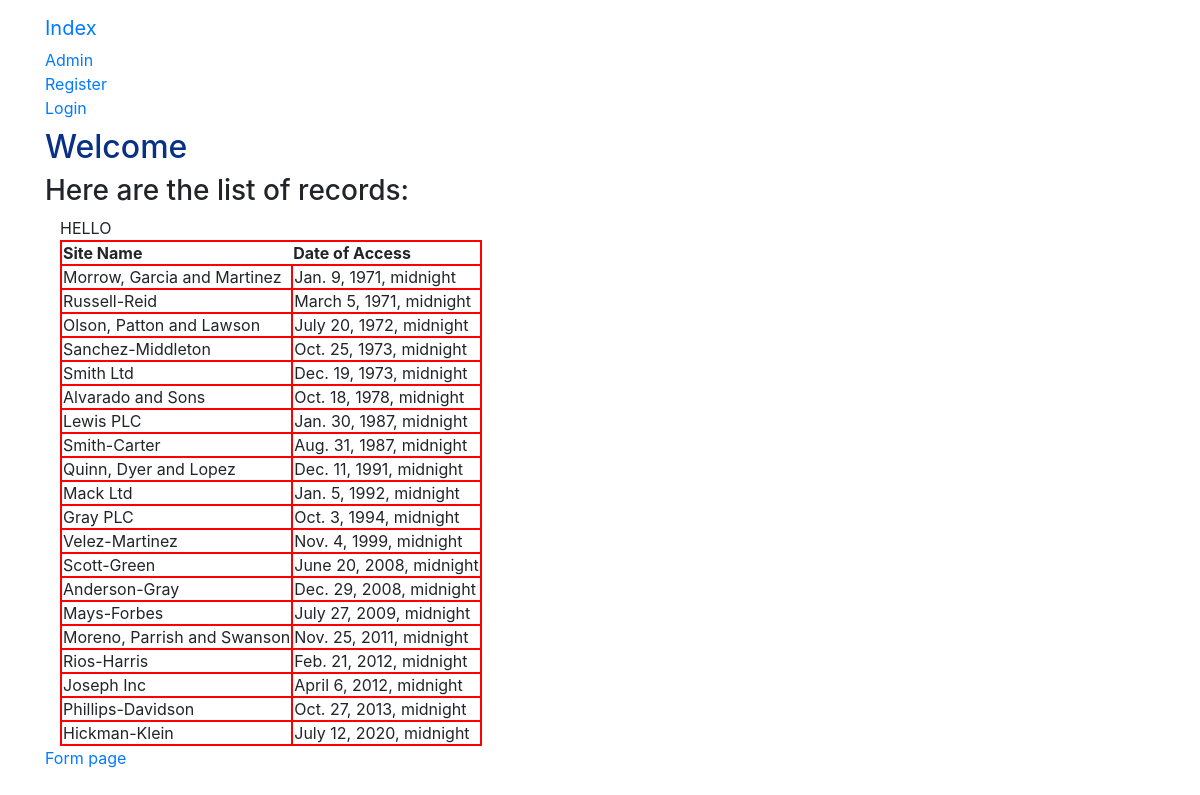
The page / on the database its author committed.
### firstapp/models.py (models this page shows, shortened)
class AccessRecord(models.Model):
    name = models.ForeignKey(Webpage,on_delete=models.CASCADE)
    date = models.DateTimeField()

class Webpage(models.Model):
    topics = models.ForeignKey(Topic,on_delete=models.CASCADE)
    name = models.CharField(max_length=200, unique=True)
    url = models.URLField(unique=True)
    def __str__(self):
        return self.name

### firstapp/views.py (the view)
# urls.py: path('', views.index, name="index"),
def index(request):
    webpage_list = AccessRecord.objects.order_by('date')
    date_dict={'records':webpage_list,'testing':'hello world'}
    return render(request,'firstapp/index.html',context=date_dict)

### templates/firstapp/index.html (shortened to what this page needs)
{%extends 'firstapp/base.html'%}
{% load static%}
{%block body_block%}
<link rel="stylesheet" href="{%static 'styles/styles.css'%}">
<h2>Welcome</h2>
<h3>Here are the list of records:</h3>
<div class="container">
    {{testing|cut:'world'|upper}}
    {%if records %}
    <table>
        <thead>
            <th>Site Name</th>
            <th>Date of Access</th>
        </thead>
        {%for rcd in records%}
        <tr>
            <td>{{rcd.name}}</td>
            <td>{{rcd.date}}</td>
        </tr>
        {%endfor%}
    </table>
    {%else%}
    <h2>No records found</h2>
    {%endif%}
</div>
<a href="{%url 'form'%}">Form page</a>
{%endblock%}

### static/styles/styles.css (style rules this page uses)
h2 { color:rgb(7, 48, 134); }
table,tr,td { border: 2px solid red; }

### rows shown on the page
AccessRecord: name "Morrow, Garcia and Martinez", date "Jan. 9, 1971, midnight"
AccessRecord: name "Russell-Reid", date "March 5, 1971, midnight"
AccessRecord: name "Olson, Patton and Lawson", date "July 20, 1972, midnight"
AccessRecord: name "Sanchez-Middleton", date "Oct. 25, 1973, midnight"
AccessRecord: name "Smith Ltd", date "Dec. 19, 1973, midnight"
AccessRecord: name "Alvarado and Sons", date "Oct. 18, 1978, midnight"
AccessRecord: name "Lewis PLC", date "Jan. 30, 1987, midnight"
AccessRecord: name "Smith-Carter", date "Aug. 31, 1987, midnight"
AccessRecord: name "Quinn, Dyer and Lopez", date "Dec. 11, 1991, midnight"
AccessRecord: name "Mack Ltd", date "Jan. 5, 1992, midnight"
AccessRecord: name "Gray PLC", date "Oct. 3, 1994, midnight"
AccessRecord: name "Velez-Martinez", date "Nov. 4, 1999, midnight"
AccessRecord: name "Scott-Green", date "June 20, 2008, midnight"
AccessRecord: name "Anderson-Gray", date "Dec. 29, 2008, midnight"
AccessRecord: name "Mays-Forbes", date "July 27, 2009, midnight"
AccessRecord: name "Moreno, Parrish and Swanson", date "Nov. 25, 2011, midnight"
AccessRecord: name "Rios-Harris", date "Feb. 21, 2012, midnight"
AccessRecord: name "Joseph Inc", date "April 6, 2012, midnight"
AccessRecord: name "Phillips-Davidson", date "Oct. 27, 2013, midnight"
AccessRecord: name "Hickman-Klein", date "July 12, 2020, midnight"

### other values the page prints
{{ testing|cut:'world'|upper }} "HELLO"
